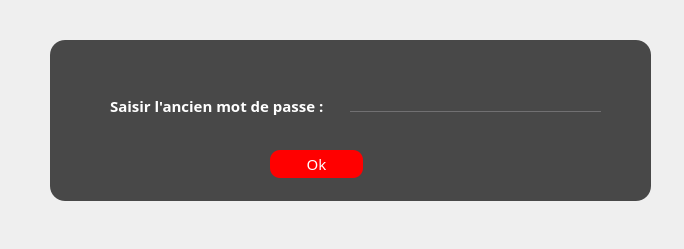
<?xml version="1.0" encoding="UTF-8"?>
<ui version="4.0">
 <class>AncienMotDePasse</class>
 <widget class="QDialog" name="AncienMotDePasse">
  <property name="geometry">
   <rect>
    <x>0</x>
    <y>0</y>
    <width>684</width>
    <height>249</height>
   </rect>
  </property>
  <property name="windowTitle">
   <string>Hotel</string>
  </property>
  <property name="windowIcon">
   <iconset resource="image.qrc">
    <normaloff>:/projetimages/projetimages/e.png</normaloff>:/projetimages/projetimages/e.png</iconset>
  </property>
  <property name="styleSheet">
   <string notr="true">QLineEdit
{
background:transparent;
border:none;
color:#717072;
border-bottom:1px solid #717072;
}
QDialog#AncienMotDePasse
{
	background-image:url(:/projetimages/projetimages/a.jpg);

}

*{
font-family:centry gothlic ;
font-size:15px;
}
#frame
{

	background:rgba(0,0,0,0.7);
border-radius:15px;
}


QPushButton
 {
     background-color: red;

     border-radius: 10px;

 }






#label_2{
color:white;
background:transparent;

}

#label{
color:white;
background:transparent;

}





QPushButton
{
color:white;

border-raduis:15px;
}
QPushButton#ancienmdp_btn:hover
{

color: white;
border-radius:15px;
background:rgb(255, 85, 127);
}
</string>
  </property>
  <widget class="QFrame" name="frame">
   <property name="geometry">
    <rect>
     <x>50</x>
     <y>40</y>
     <width>601</width>
     <height>161</height>
    </rect>
   </property>
   <property name="frameShape">
    <enum>QFrame::StyledPanel</enum>
   </property>
   <property name="frameShadow">
    <enum>QFrame::Raised</enum>
   </property>
   <widget class="QLineEdit" name="ancienmdp_txt">
    <property name="geometry">
     <rect>
      <x>300</x>
      <y>50</y>
      <width>251</width>
      <height>22</height>
     </rect>
    </property>
    <property name="echoMode">
     <enum>QLineEdit::Password</enum>
    </property>
   </widget>
   <widget class="QLabel" name="label_2">
    <property name="geometry">
     <rect>
      <x>224</x>
      <y>60</y>
      <width>191</width>
      <height>20</height>
     </rect>
    </property>
    <property name="text">
     <string/>
    </property>
   </widget>
   <widget class="QPushButton" name="ancienmdp_btn">
    <property name="geometry">
     <rect>
      <x>220</x>
      <y>110</y>
      <width>93</width>
      <height>28</height>
     </rect>
    </property>
    <property name="text">
     <string>Ok</string>
    </property>
   </widget>
   <widget class="QLabel" name="label">
    <property name="geometry">
     <rect>
      <x>60</x>
      <y>50</y>
      <width>241</width>
      <height>31</height>
     </rect>
    </property>
    <property name="font">
     <font>
      <family>centry gothlic</family>
      <pointsize>-1</pointsize>
      <weight>75</weight>
      <bold>true</bold>
     </font>
    </property>
    <property name="text">
     <string>Saisir l'ancien mot de passe :</string>
    </property>
   </widget>
  </widget>
 </widget>
 <resources>
  <include location="image.qrc"/>
 </resources>
 <connections/>
</ui>
